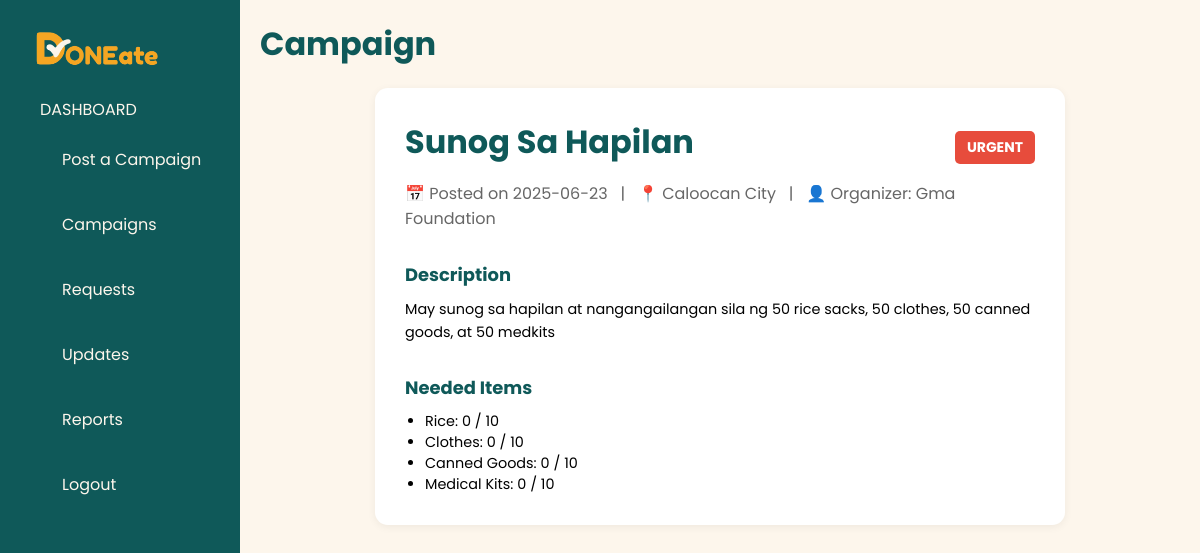
The app's page /campaign?campaign_id=1, older data.
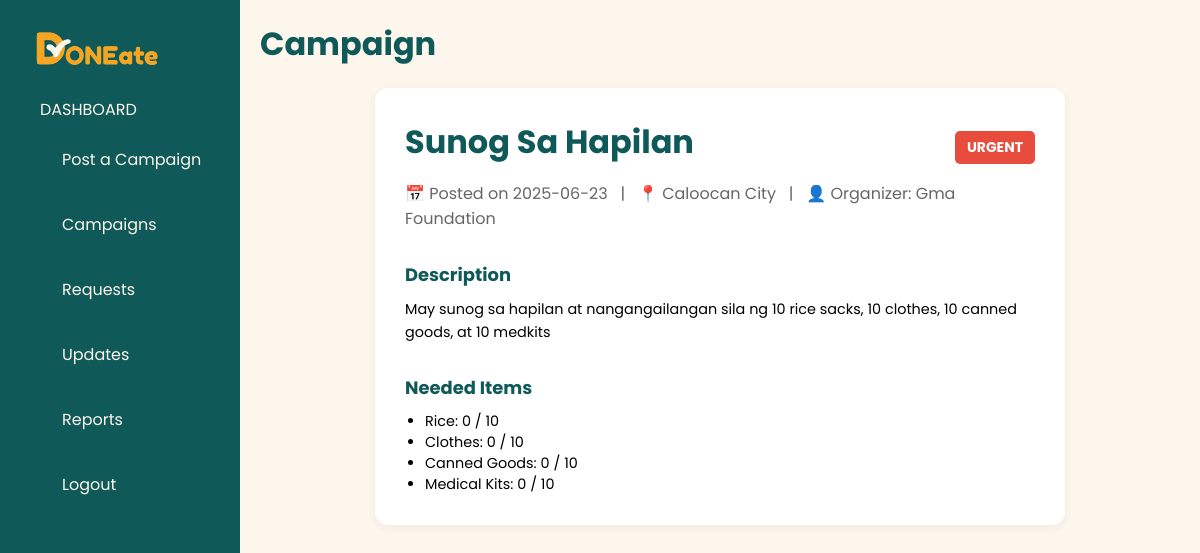
The same page, newer data.
### models.py (models this page shows, shortened)
class Campaigns(db.Model):
    __tablename__ = 'Campaigns'
    CampaignID = Column(Integer, primary_key=True, autoincrement=True)
    OrganizerID = Column(Integer, ForeignKey('Organizers.OrganizerID'))
    Name = Column(String(100))
    Description = Column(Text)
    Status = Column(String(20))
    isUrgent = Column(Integer)
    DatePosted = Column(Date, default=date.today)
    Location = Column(String(31))
    organizer = db.relationship("Organizers", backref="campaigns")

### app.py (the view)
@app.route('/campaign')
def campaign():
    campaign_id = request.args.get('campaign_id')
    campaign = Campaigns.query.filter_by(CampaignID=campaign_id).first()
    name = campaign.Name.title()
    urgency = campaign.isUrgent
    date_posted = campaign.DatePosted
    location = campaign.Location
    description = campaign.Description
    organizer_name = campaign.organizer.Name.title()
    status = campaign.Status  # <-- Add this
    result = CampaignDetails.query.filter_by(CampaignID=campaign_id).all()
    item_list = list({item.ItemID for item in result})
    item_statuses = {}
    for detail in result:
        item_id = detail.ItemID
        item_name = detail.item.ItemName
        needed = detail.QuantityNeeded
        allocated = db.session.query(
            func.sum(Inventory.QuantityAvailable)
        ).filter_by(CampaignID=campaign_id, ItemID=item_id).scalar() or 0
        item_statuses[item_id] = {
            'name': item_name,
            'allocated': allocated,
            'needed': needed
        }
    return render_template(
        'donor_campaign_post.html',
        role=session.get('role'),
        name=name,
        urgency=urgency,
        organizer_name=organizer_name,
        description=description,
        date_posted=date_posted,
        location=location,
        item_list=item_list,
        item_statuses=item_statuses,
        status=status  # <-- pass to template
    )

### templates/donor_campaign_post.html (shortened to what the changed rows need)
{% extends "layout.html" %}
{% block body %}
<body>
    {% if role == 'donor' or role == 'representative' %}
    {% include "navigation.html" %}
    <h1 id="donor-page-title">Campaign</h1>
    <div class="campaign-post-container">
        <div class="campaign-post-header">
            <h1 class="campaign-post-title">{{name}}</h1>
            {% if urgency == 1 %}
            <span class="urgent-tag">URGENT</span>
            {% endif %}
        </div>
        <p class="campaign-post-meta">📅 Posted on {{date_posted}} &nbsp; | &nbsp; 📍 {{location}} &nbsp;
            | &nbsp;
            👤 Organizer: {{organizer_name}}</p>
        <div class="campaign-post-description">
            <h3>Description</h3>
            <p>
                {{description}}
                <!-- This campaign aims to provide essential food packs to families affected by recent flooding in Barangay
                Mabini.
                Each pack contains rice, canned goods, and hygiene supplies. We need your help to reach our goal and
                ensure
                no one goes hungry during recovery. Any donation, big or small, makes a difference! -->
            </p>
            <!-- <p>
                Donations will be accepted via our online form or at our community drop-off center. Let's support one
                another in
                these trying times. Salamat po!
            </p> -->
        </div>
        <div class="item-list">
            {% if role == 'donor' %}
            <h3>Needed Items</h3>
            <ul>
                {% if 1 in item_list %}
                <li>Rice</li>
                {% endif %}
                {% if 2 in item_list %}
                <li>Clothes</li>
                {% endif %}
                {% if 3 in item_list %}
                <li>Canned Goods</li>
                {% endif %}
                {% if 4 in item_list %}
                <li>Medical Kits</li>
                {% endif %}
            </ul>
            {% else %}
            <h3>Needed Items</h3>
            <ul>
                {% if status == 'Active' or status == 'Completed'%}
                {% for item in item_statuses.values() %}
                <li>{{ item.name }}: {{ item.allocated }} / {{ item.needed }}</li>
                {% endfor %}
                {% else %}
                {% for item_id in item_list %}
                {% if item_id == 1 %}
                <li>Rice</li>
                {% elif item_id == 2 %}
                <li>Clothes</li>
                {% elif item_id == 3 %}
                <li>Canned Goods</li>
                {% elif item_id == 4 %}
                <li>Medical Kits</li>
                {% endif %}
                {% endfor %}
                {% endif %}
            </ul>
            {% endif %}
        </div>
    </div>
    {% else %}
    <div class="dashboard-container">
        {% include "org_nav.html" %}
        <div class="main-content">
            <h1 class="main-content-title">Campaign</h1>
            <div class="campaign-post-container">
                <div class="campaign-post-header">
                    <h1 class="campaign-post-title">{{name}}</h1>
                    {% if urgency == 1 %}
                    <span class="urgent-tag">URGENT</span>
                    {% endif %}
                </div>
                <p class="campaign-post-meta">📅 Posted on {{date_posted}} &nbsp; | &nbsp; 📍 {{location}} &nbsp;
                    | &nbsp;
                    👤 Organizer: {{organizer_name}}</p>
                <div class="campaign-post-description">
                    <h3>Description</h3>
                    <p>
                        {{description}}
                    </p>
                </div>
                <div class="item-list">
                    {% if role == 'donor' %}
                    <h3>Needed Items</h3>
                    <ul>
                        {% if 1 in item_list %}
                        <li>Rice</li>
                        {% endif %}
                        {% if 2 in item_list %}
                        <li>Clothes</li>
                        {% endif %}
                        {% if 3 in item_list %}
                        <li>Canned Goods</li>
                        {% endif %}
                        {% if 4 in item_list %}
                        <li>Medical Kits</li>
                        {% endif %}
                    </ul>
                    {% else %}
                    <h3>Needed Items</h3>
                    <ul>
                        {% if status == 'Active' or status == 'Completed'%}
                        {% for item in item_statuses.values() %}
                        <li>{{ item.name }}: {{ item.allocated }} / {{ item.needed }}</li>
                        {% endfor %}
                        {% endif %}
                    </ul>
                    {% endif %}
                </div>
            </div>
        </div>
    </div>
    {% endif %}
</body>
{% endblock %}

Row changes from the older to the newer data that the page shows:
changed Campaigns "Sunog Sa Hapilan": Description "May sunog sa hapilan at nangangailangan sila ng 50 rice sacks, 50 clothes, 50 canned goods, at 50 medkits" → "May sunog sa hapilan at nangangailangan sila ng 10 rice sacks, 10 clothes, 10 canned goods, at 10 medkits"
